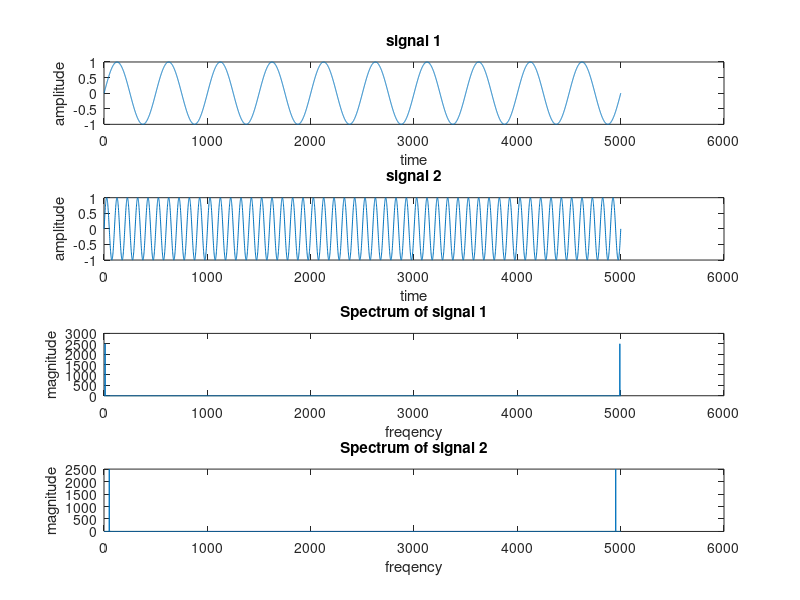
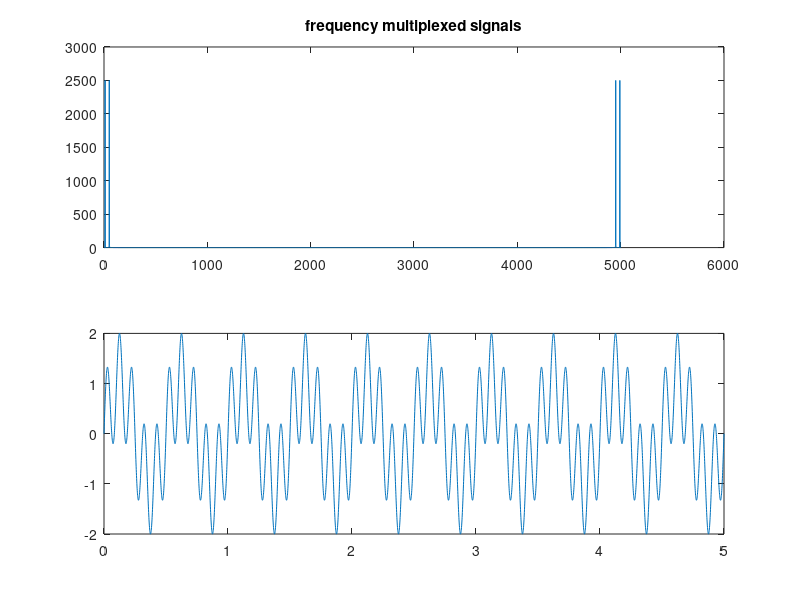

MATLAB code for these plots, in order:

close all
clear all
clc
t = [0:0.001:5];
x1 = sin(2*pi*2*t); 
z1 = fft(x1);
z1=abs(z1);
x2 = sin(2*pi*10*t); 
z2 = fft(x2);
z2=abs(z2);
figure;
subplot(4,1,1); 
plot(x1);
title('signal 1');
xlabel('time');
ylabel('amplitude');
subplot(4,1,2); 
plot(x2);
title('signal 2');
xlabel('time');
ylabel('amplitude');
subplot(4,1,3); plot(z1);
title('Spectrum of signal 1');
xlabel('freqency');
ylabel('magnitude');
subplot(4,1,4); 
plot(z2);
title('Spectrum of signal 2');
xlabel('freqency');
ylabel('magnitude');
z=z1+z2;
x = x1+x2;
figure;
subplot(2,1,1);
plot(z);
title('frequency multiplexed signals'); 
subplot(2,1,2)
plot(t,x);